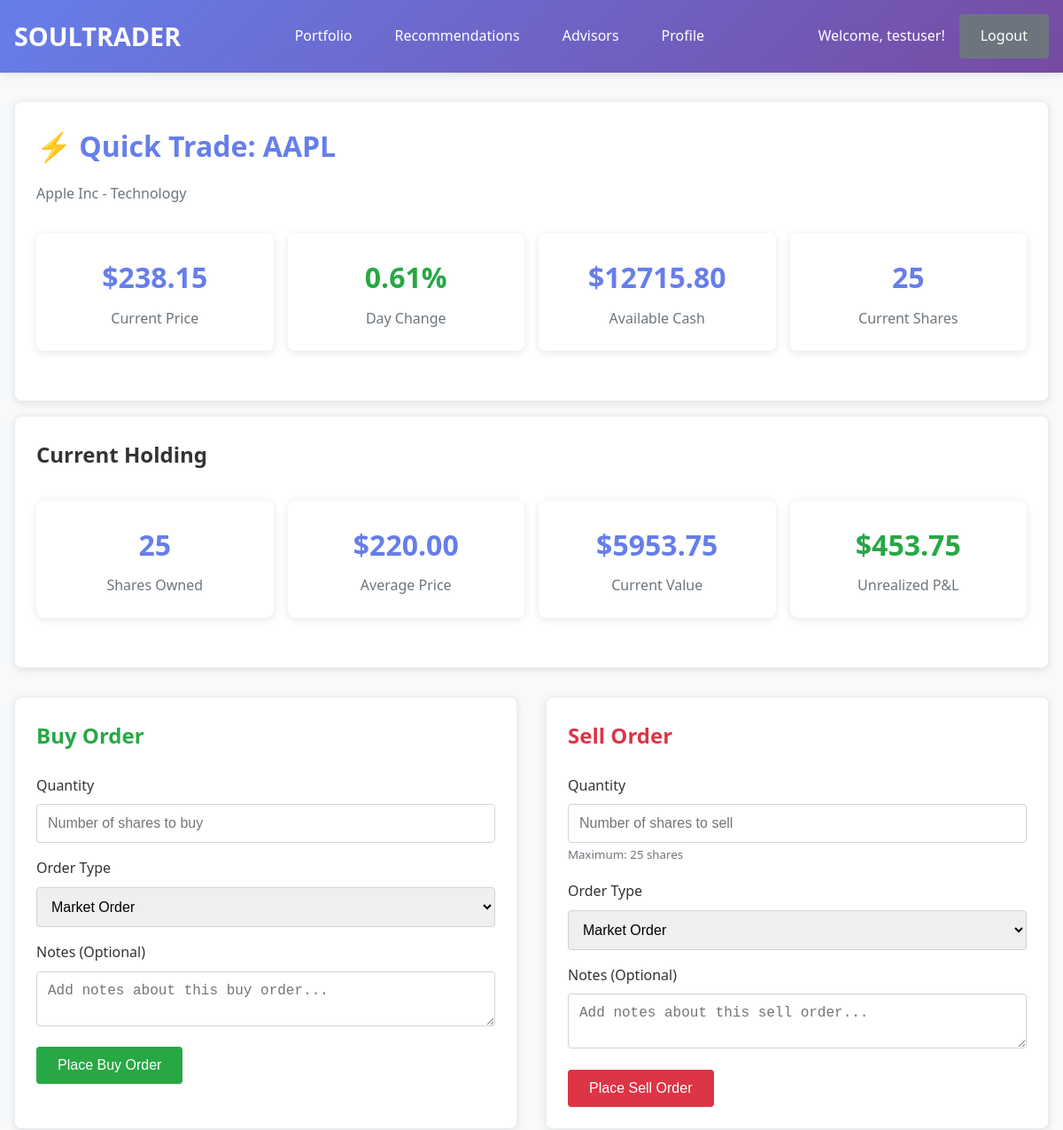
Before: /trading/quick-trade/AAPL/ (signed in, upper part) with the older database file.
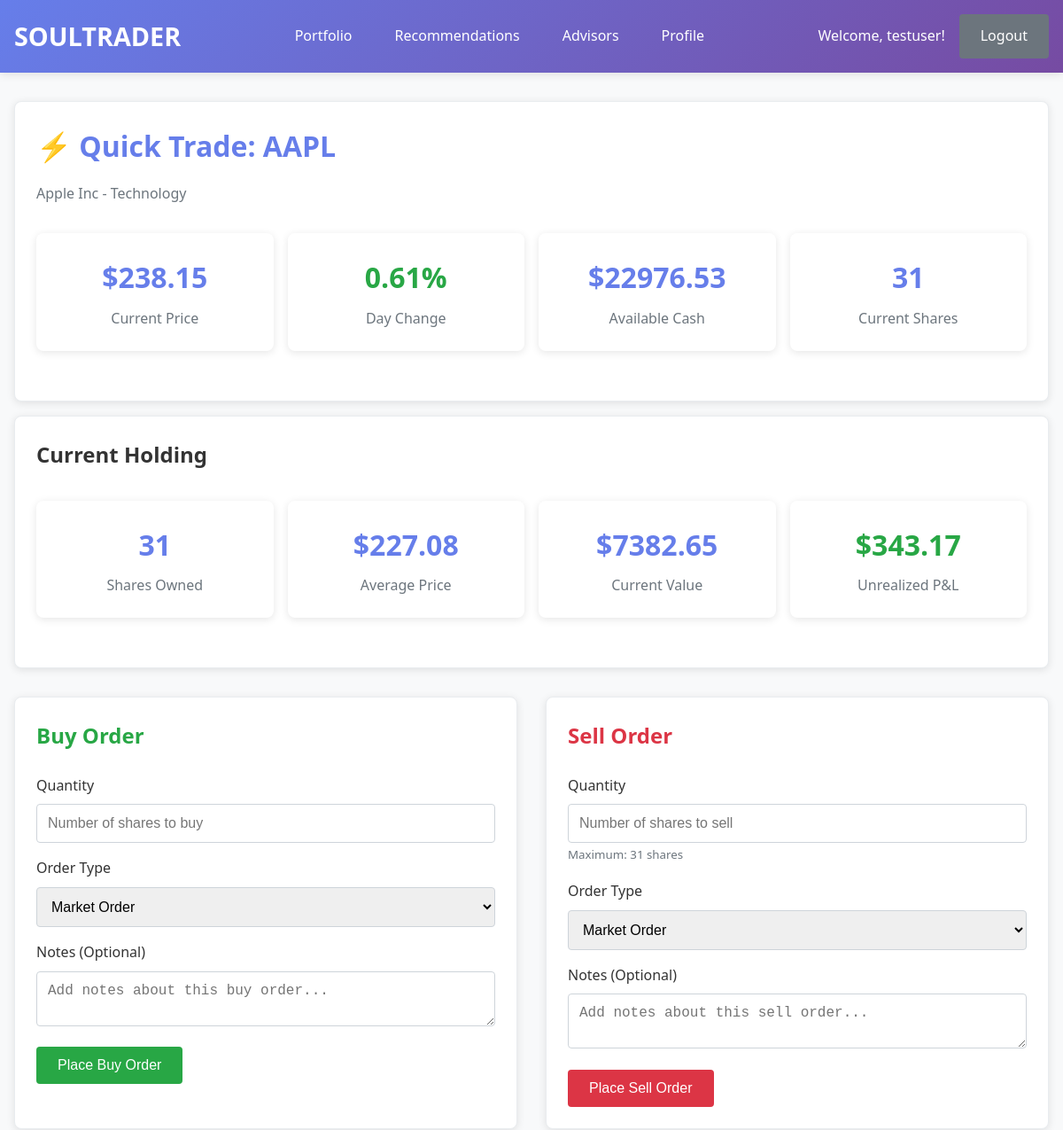
After: the same page with the newer database file.
### soulstrader/models.py (models this page shows, shortened)
class Portfolio(models.Model):
    user = models.OneToOneField(User, on_delete=models.CASCADE, related_name='portfolio')
    name = models.CharField(max_length=100, default="My Portfolio")
    initial_capital = models.DecimalField(max_digits=12, decimal_places=2, default=Decimal('100000.00'))
    current_capital = models.DecimalField(max_digits=12, decimal_places=2, default=Decimal('100000.00'))
    total_invested = models.DecimalField(max_digits=12, decimal_places=2, default=Decimal('0.00'))
    is_active = models.BooleanField(default=True)
    auto_rebalance = models.BooleanField(default=False)
    rebalance_frequency = models.CharField(max_length=20, default='MONTHLY', choices=[
        ('WEEKLY', 'Weekly'),
        ('MONTHLY', 'Monthly'),
        ('QUARTERLY', 'Quarterly'),
        ('MANUAL', 'Manual'),
    ])
    created_at = models.DateTimeField(auto_now_add=True)
    last_updated = models.DateTimeField(auto_now=True)

class Holding(models.Model):
    portfolio = models.ForeignKey(Portfolio, on_delete=models.CASCADE, related_name='holdings')
    stock = models.ForeignKey(Stock, on_delete=models.CASCADE)
    quantity = models.IntegerField(validators=[MinValueValidator(0)])
    average_price = models.DecimalField(max_digits=10, decimal_places=2)
    purchase_date = models.DateTimeField(auto_now_add=True)
    last_updated = models.DateTimeField(auto_now=True)
    class Meta:
        unique_together = ['portfolio', 'stock']
    @property
    def current_value(self):
        if self.stock.current_price:
            return self.quantity * self.stock.current_price
        return 0
    @property
    def unrealized_pnl(self):
        current_value = self.current_value
        cost_basis = self.quantity * self.average_price
        return current_value - cost_basis

class Stock(models.Model):
    SECTORS = [
        ('TECHNOLOGY', 'Technology'),
        ('HEALTHCARE', 'Healthcare'),
        ('FINANCIAL', 'Financial Services'),
        ('CONSUMER_DISCRETIONARY', 'Consumer Discretionary'),
        ('INDUSTRIALS', 'Industrials'),
        ('CONSUMER_STAPLES', 'Consumer Staples'),
        ('ENERGY', 'Energy'),
        ('UTILITIES', 'Utilities'),
        ('REAL_ESTATE', 'Real Estate'),
        ('MATERIALS', 'Materials'),
        ('COMMUNICATION', 'Communication Services'),
        ('OTHER', 'Other'),
    ]
    MARKET_CAP_CATEGORIES = [
        ('LARGE_CAP', 'Large Cap ($10B+)'),
        ('MID_CAP', 'Mid Cap ($2B-$10B)'),
        ('SMALL_CAP', 'Small Cap ($300M-$2B)'),
        ('MICRO_CAP', 'Micro Cap (<$300M)'),
    ]
    symbol = models.CharField(max_length=10, unique=True, db_index=True)
    name = models.CharField(max_length=200)
    sector = models.CharField(max_length=30, choices=SECTORS, blank=True)
    industry = models.CharField(max_length=100, blank=True)
    market_cap = models.BigIntegerField(null=True, blank=True)
    market_cap_category = models.CharField(max_length=20, choices=MARKET_CAP_CATEGORIES, blank=True)
    current_price = models.DecimalField(max_digits=10, decimal_places=2, null=True, blank=True)
    previous_close = models.DecimalField(max_digits=10, decimal_places=2, null=True, blank=True)
    day_change = models.DecimalField(max_digits=10, decimal_places=2, null=True, blank=True)
    day_change_percent = models.DecimalField(max_digits=5, decimal_places=2, null=True, blank=True)
    pe_ratio = models.DecimalField(max_digits=8, decimal_places=2, null=True, blank=True)
    pb_ratio = models.DecimalField(max_digits=8, decimal_places=2, null=True, blank=True)
    dividend_yield = models.DecimalField(max_digits=5, decimal_places=2, null=True, blank=True)
    esg_score = models.DecimalField(max_digits=3, decimal_places=1, null=True, blank=True,
                                  validators=[MinValueValidator(0), MaxValueValidator(10)])
    logo_url = models.URLField(blank=True, null=True, help_text="Company logo URL from FMP API")
    fmp_grade = models.CharField(max_length=20, blank=True, null=True, help_text="FMP consensus grade (A+, A, B+, etc.)")
    fmp_score = models.DecimalField(max_digits=5, decimal_places=2, null=True, blank=True, help_text="FMP numerical score")
    analyst_target_price = models.DecimalField(max_digits=10, decimal_places=2, null=True, blank=True)
    analyst_rating_strong_buy = models.IntegerField(default=0)
    analyst_rating_buy = models.IntegerField(default=0)
    analyst_rating_hold = models.IntegerField(default=0)
    analyst_rating_sell = models.IntegerField(default=0)
    analyst_rating_strong_sell = models.IntegerField(default=0)
    is_active = models.BooleanField(default=True)
    last_updated = models.DateTimeField(auto_now=True)
    created_at = models.DateTimeField(auto_now_add=True)
    class Meta:
        ordering = ['symbol']

### soulstrader/views.py (the view, shortened to what this page needs)
# urls.py: path('trading/quick-trade/<str:symbol>/', views.quick_trade_view, name='quick_trade'),
@login_required
def quick_trade_view(request, symbol):
    stock = get_object_or_404(Stock, symbol=symbol.upper(), is_active=True)
    portfolio = get_object_or_404(Portfolio, user=request.user)
    try:
        holding = portfolio.holdings.get(stock=stock)
    except:
        holding = None
    recommendations = AIRecommendation.objects.filter(
        user=request.user,
        stock=stock,
        is_active=True
    ).order_by('-created_at')[:3]
    from_rec_id = request.GET.get('from_rec')
    source_recommendation = None
    context = {
        'stock': stock,
        'portfolio': portfolio,
        'holding': holding,
        'recommendations': recommendations,
        'source_recommendation': source_recommendation,
        'order_types': Trade.ORDER_TYPES,
        'trade_types': Trade.TRADE_TYPES,
        'current_page': 'trading',
    }
    return render(request, 'soulstrader/quick_trade.html', context)

### soulstrader/templates/soulstrader/quick_trade.html (shortened to what the changed rows need)
{% extends 'soulstrader/base.html' %}
{% block content %}
<div class="card">
    <h1 style="color: #667eea; margin-bottom: 1rem;">⚡ Quick Trade: {{ stock.symbol }}</h1>
    <div class="stats-grid">
        <div class="stat-card">
            <div class="stat-number">${{ portfolio.current_capital|floatformat:2 }}</div>
            <div class="stat-label">Available Cash</div>
        </div>
        <div class="stat-card">
            <div class="stat-number">
                {% if holding %}
                    {{ holding.quantity }}
                {% else %}
                    0
                {% endif %}
            </div>
            <div class="stat-label">Current Shares</div>
        </div>
    </div>
</div>
{% if holding %}
<div class="card">
    <h2 style="margin-bottom: 1.5rem; color: #333;">Current Holding</h2>
    <div class="stats-grid">
        <div class="stat-card">
            <div class="stat-number">{{ holding.quantity }}</div>
            <div class="stat-label">Shares Owned</div>
        </div>
        <div class="stat-card">
            <div class="stat-number">${{ holding.average_price|floatformat:2 }}</div>
            <div class="stat-label">Average Price</div>
        </div>
        <div class="stat-card">
            <div class="stat-number">${{ holding.current_value|floatformat:2 }}</div>
            <div class="stat-label">Current Value</div>
        </div>
        <div class="stat-card">
            <div class="stat-number {% if holding.unrealized_pnl >= 0 %}positive{% else %}negative{% endif %}">
                ${{ holding.unrealized_pnl|floatformat:2 }}
            </div>
            <div class="stat-label">Unrealized P&L</div>
        </div>
    </div>
</div>
{% endif %}
<div style="display: grid; grid-template-columns: 1fr 1fr; gap: 2rem;">
    <div class="card">
        <h2 style="margin-bottom: 1.5rem; color: #28a745;">Buy Order</h2>
    </div>
    <div class="card">
        <h2 style="margin-bottom: 1.5rem; color: #dc3545;">Sell Order</h2>
        {% if holding and holding.quantity > 0 %}
        <form method="post" action="{% url 'soulstrader:place_order' %}">
            <div class="form-group">
                <label for="sell_quantity">Quantity</label>
                <input type="number" id="sell_quantity" name="quantity" required min="1"
                       max="{{ holding.quantity }}" placeholder="Number of shares to sell">
                <small style="color: #6c757d;">Maximum: {{ holding.quantity }} shares</small>
            </div>
            <div class="form-group">
                <label for="sell_order_type">Order Type</label>
                <select id="sell_order_type" name="order_type" required>
                    {% for value, label in order_types %}
                        <option value="{{ value }}" {% if value == 'MARKET' %}selected{% endif %}>{{ label }}</option>
                    {% endfor %}
                </select>
            </div>
            <div class="form-group">
                <label for="sell_notes">Notes (Optional)</label>
                <textarea id="sell_notes" name="notes" rows="2"
                          placeholder="Add notes about this sell order..."></textarea>
            </div>
            <button type="submit" class="btn" style="background: #dc3545;">Place Sell Order</button>
        </form>
        {% else %}
        <div style="text-align: center; padding: 2rem; color: #6c757d;">
            <h3>No Shares to Sell</h3>
            <p>You don't currently own any shares of {{ stock.symbol }}.</p>
            <p>Place a buy order first to start building your position.</p>
        </div>
        {% endif %}
    </div>
</div>
{% endblock %}

Changed rows visible on the page:
changed Portfolio: current_capital "12715.80" → "22976.53"
changed Holding: quantity "25" → "31"; average_price "220.00" → "227.08"; current_value "5953.75" → "7382.65"; unrealized_pnl "453.75" → "343.17"
